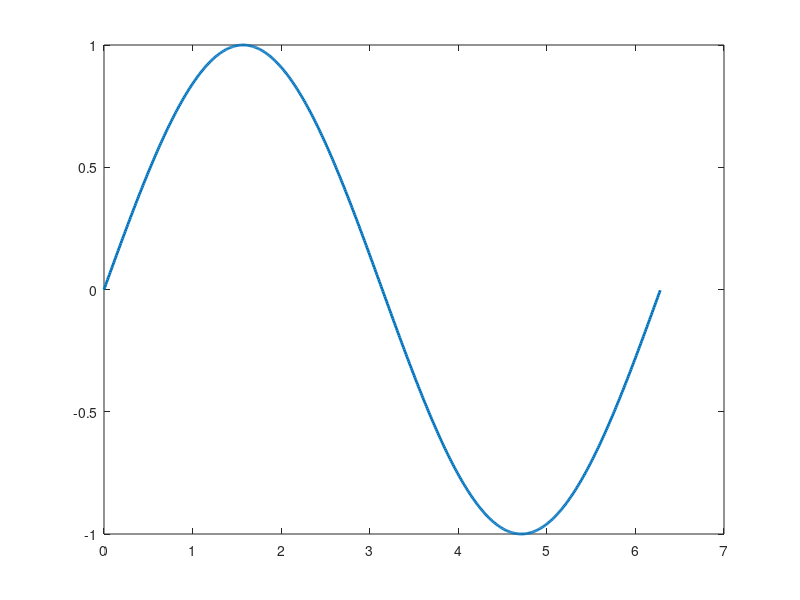
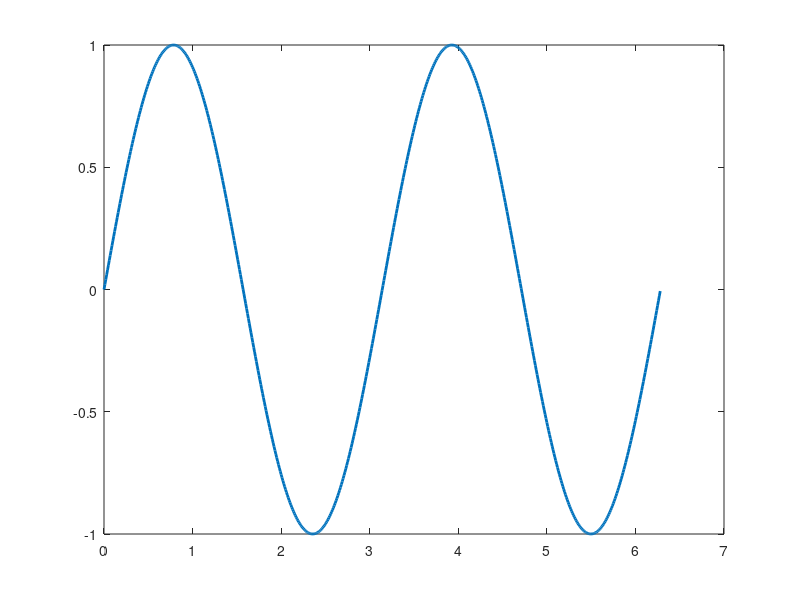
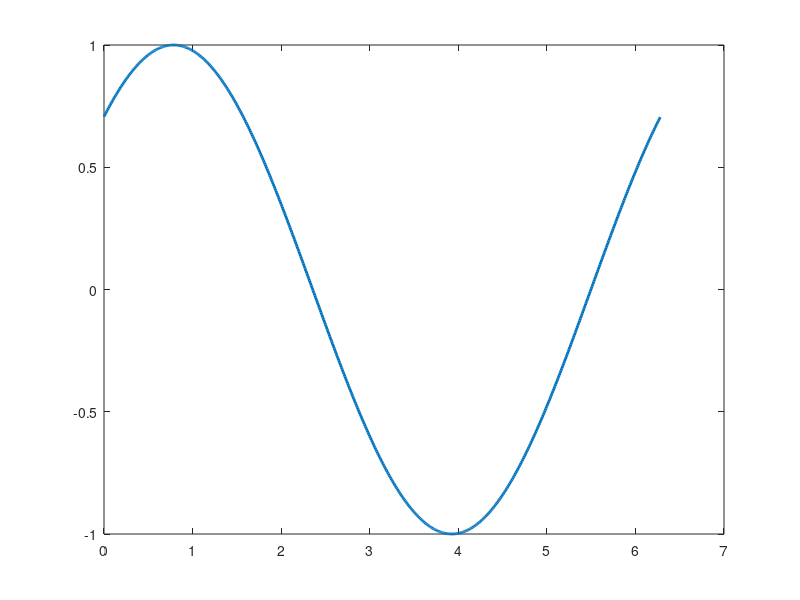
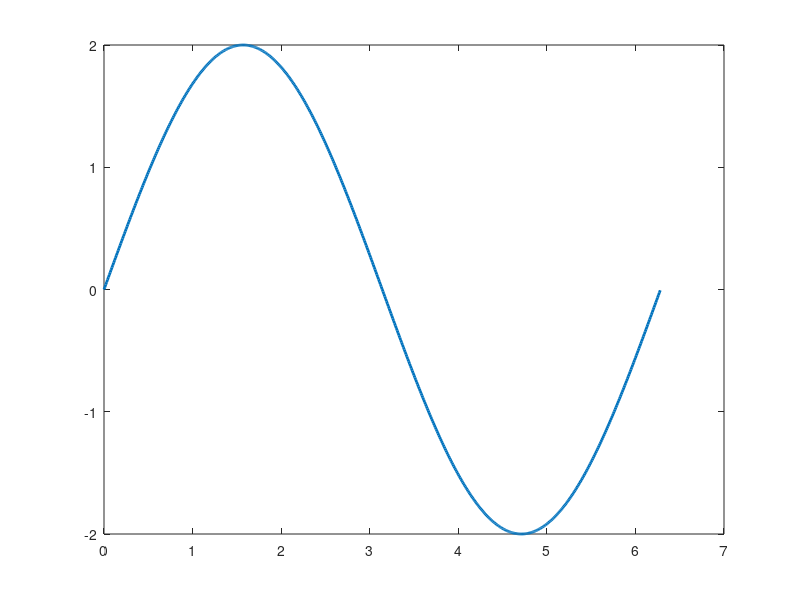

These figures' MATLAB source, in order:
% Generate a set of sample sin function
close all
clear


x = (0:0.01:2*pi);

figure(1)
y1 = sin(x);
h = plot(x,y1);
set(h,'LineWidth',2);

figure(2)
y2 = sin(2.*x);
h = plot(x,y2);
set(h,'LineWidth',2);

figure(3);
y3 = sin(x+pi/4);
h = plot(x,y3);
set(h,'LineWidth',2);

figure(4);
y4 = 2*sin(x);
h = plot(x,y4);
set(h,'LineWidth',2);

figure(5);
h1 = plot(x,y1);
hold on
h2 = plot(x,y2);
h3 = plot(x,y3);
h4 = plot(x,y4);
set([h1 h2 h3 h4],'LineWidth',2);

